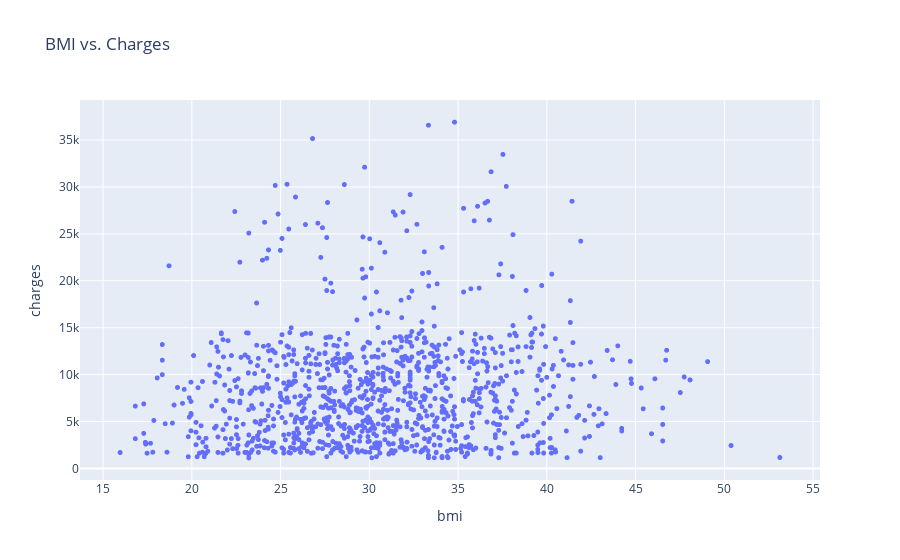

The cell this chart's notebook holds for it:
### Code cell
fig = px.scatter(
    non_smoker_df,
    x='bmi',
    y='charges',
    title="BMI vs. Charges"
)
fig.update_traces(marker_size=5)
fig.show()

### Figure 1 — Plotly figure (JSON) as saved in the notebook; plotly's stock layout.template omitted (floating-point values rounded to 4 significant figures; data arrays with more than 128 entries replaced by an {"elided": "..."} marker saying what was removed)
{"data": [{"hovertemplate": "bmi=%{x}<br>charges=%{y}<extra></extra>", "legendgroup": "", "marker": {"color": "#636efa", "size": 5, "symbol": "circle"}, "mode": "markers", "name": "", "showlegend": false, "type": "scattergl", "x": {"elided": "1064 float values"}, "xaxis": "x", "y": {"elided": "1064 float values"}, "yaxis": "y"}], "layout": {"legend": {"tracegroupgap": 0}, "title": {"text": "BMI vs. Charges"}, "xaxis": {"anchor": "y", "domain": [0, 1], "title": {"text": "bmi"}}, "yaxis": {"anchor": "x", "domain": [0, 1], "title": {"text": "charges"}}}}
